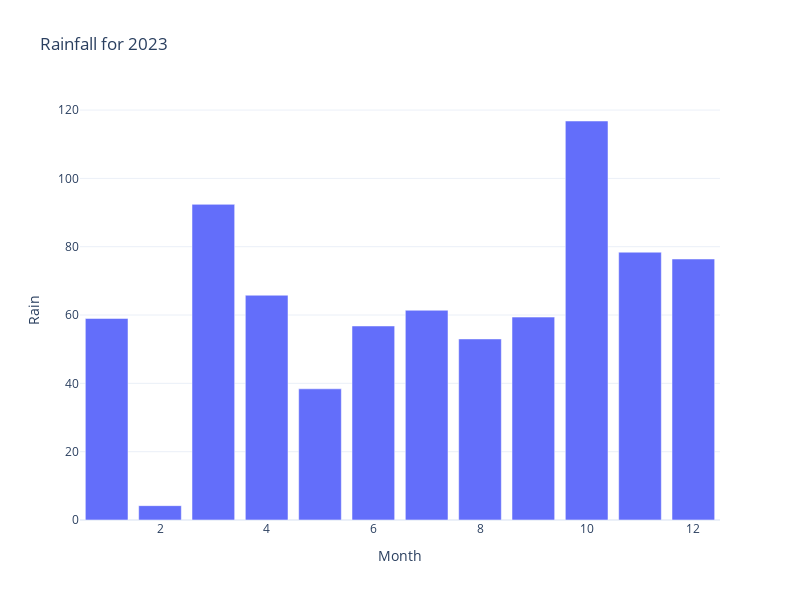

Here is the notebook cell this chart was saved with:
### Code cell
# bargraph, Rainfall 2023
fig = px.bar(df2023, x='Month', y='Rain', title='Rainfall for 2023')
fig.show()

### Figure 1 — Plotly figure (JSON) as saved in the notebook; plotly's stock layout.template omitted (floating-point values rounded to 4 significant figures)
{"data": [{"alignmentgroup": "True", "hovertemplate": "Month=%{x}<br>Rain=%{y}<extra></extra>", "legendgroup": "", "marker": {"color": "#636efa", "pattern": {"shape": ""}}, "name": "", "offsetgroup": "", "orientation": "v", "showlegend": false, "textposition": "auto", "type": "bar", "x": [1, 2, 3, 4, 5, 6, 7, 8, 9, 10, 11, 12], "xaxis": "x", "y": [59, 4.2, 92.4, 65.8, 38.4, 56.8, 61.4, 53, 59.4, 116.8, 78.4, 76.4], "yaxis": "y"}], "layout": {"barmode": "relative", "height": 600, "legend": {"tracegroupgap": 0}, "title": {"text": "Rainfall for 2023"}, "width": 800, "xaxis": {"anchor": "y", "domain": [0, 1], "title": {"text": "Month"}}, "yaxis": {"anchor": "x", "domain": [0, 1], "title": {"text": "Rain"}}}}
